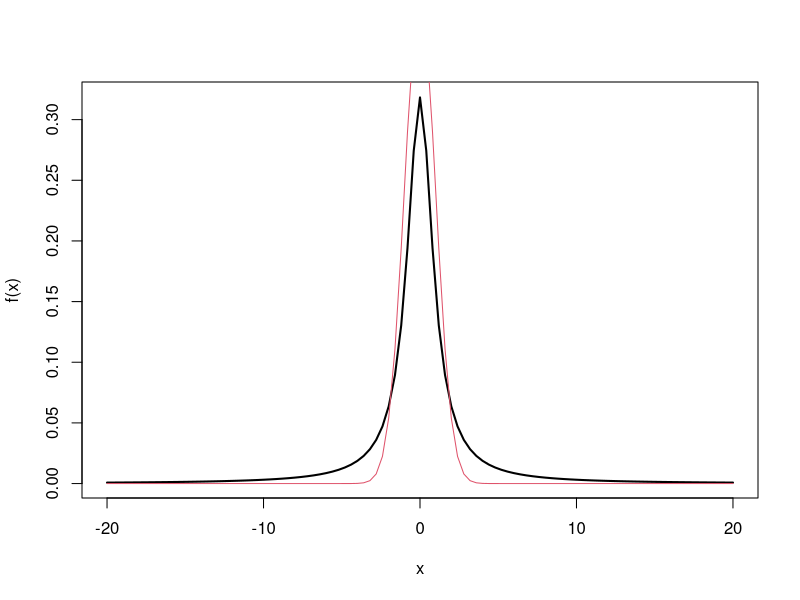
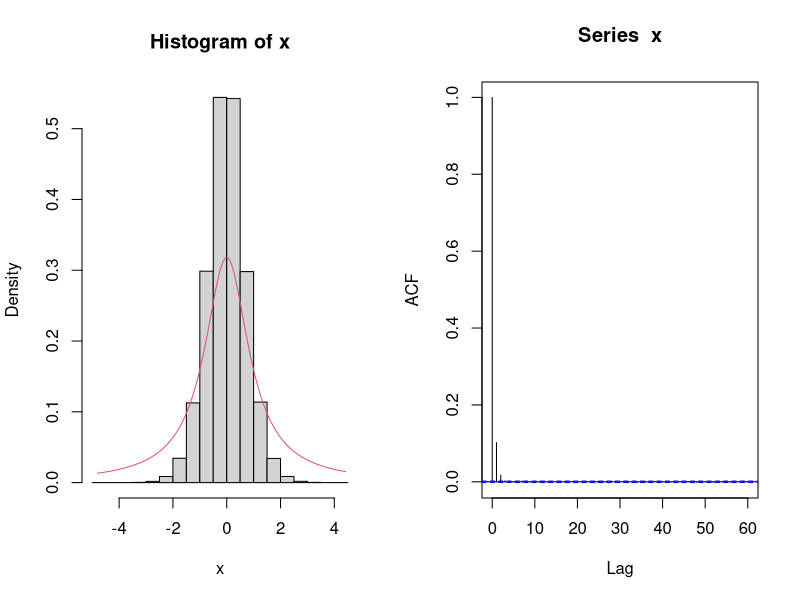
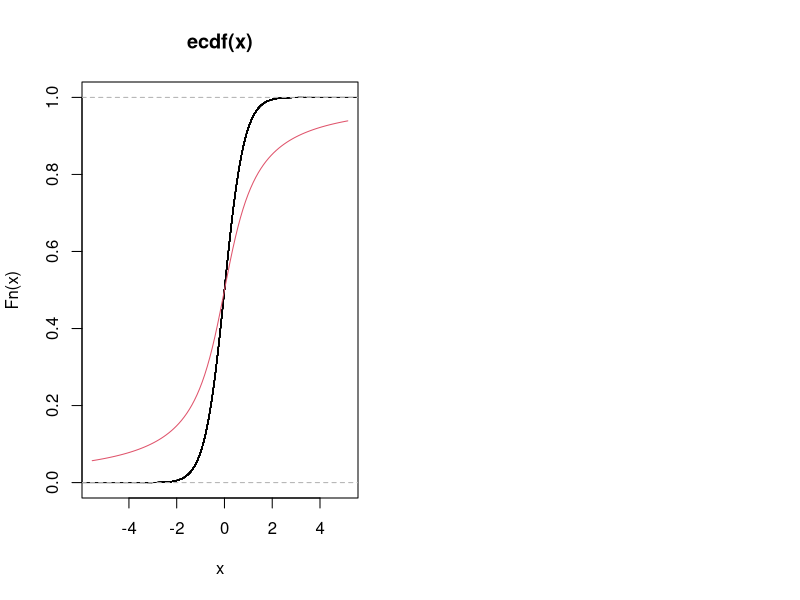

These figures' R source, in order:
## EX 3
# Metropolis-Hastings
# distribuição proposta N(0,1) para gerar uma cauchy(0,1)
## Define funções
# Cauchy(0,1)
set.seed(123)
f <- function(x) {
  dcauchy(x)
}
# Normal(0,1)
g <- function(x, mu){
  dnorm(x, mean = mu)
}
## Mostrando graficamente as densidades
curve(f(x), from = -20, to = 20, lwd = 2)
curve(g(x, 0), from = -20, to = 20, add = TRUE, col = 2)
# são pŕoximas

N <- 1000000
x <- numeric(N)
x[1] <- rnorm(1)
k <- 0 # para contar quantos foram aceitos
for (i in 2:N) {
  y <- rnorm(1)
  num <- f(y) * g(x[i - 1], mu = y)
  den <- f(x[i - 1]) * g(y, mu = x[i - 1])
  alpha <- num/den
  u <- runif(1)
  if (u <= alpha) {
    x[i] <- y
  } else {
    x[i] <- x[i - 1]
    k <- k + 1     # contagem doa aceitos
  }
}
## Taxa de aceitação
k/N
## Histograma da distribuição e correlação entre as observações
par(mfrow = c(1, 2))
hist(x, freq = FALSE)
ind <- seq(min(x), max(x), length.out = 100)
lines(ind, f(ind), col = 2)
acf(x)
## Compara acumulada empírica com teórica
## Acumulada teórica da Rayleigh
Fx <- function(x) {
  pcauchy(x)
}
plot(ecdf(x))
curve(Fx(x), add = TRUE, col = 2)

